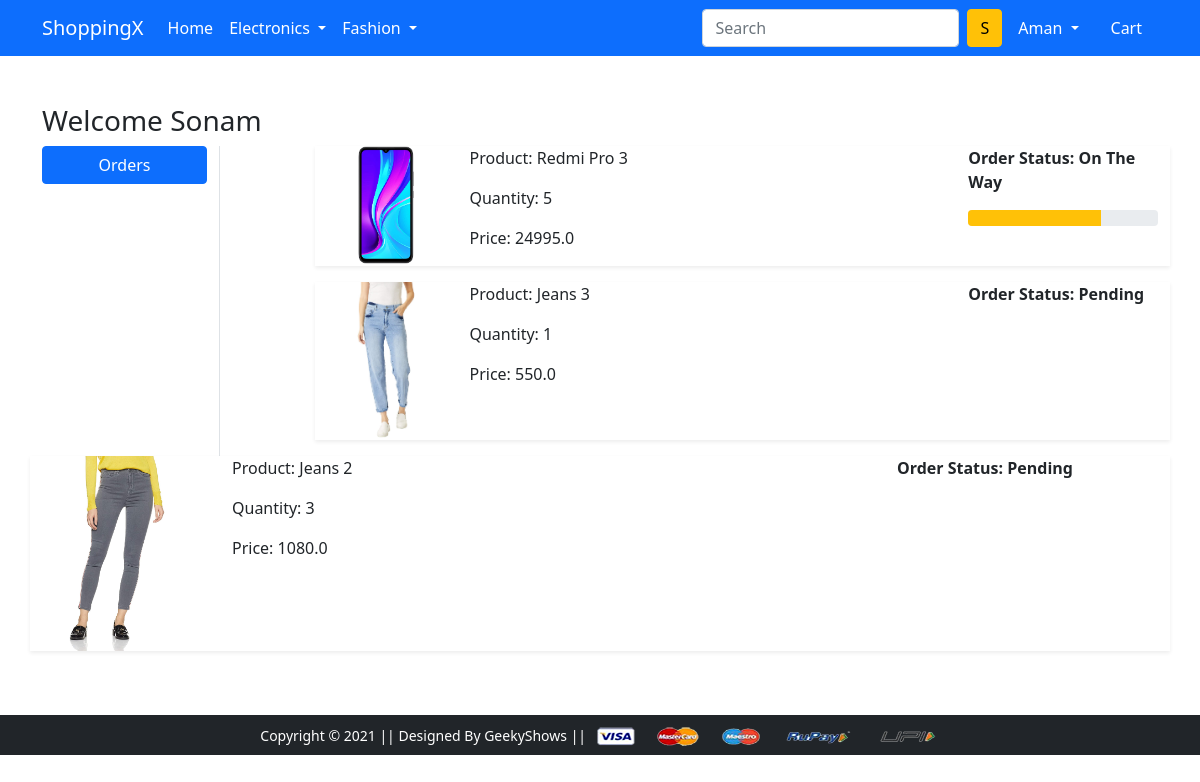
The page /orders/ (signed in) on the database its author committed.
### app/models.py (models this page shows, shortened)
class OrderPlaced(models.Model):
 user = models.ForeignKey(User, on_delete=models.CASCADE)
 customer = models.ForeignKey(Customer, on_delete=models.CASCADE)
 product = models.ForeignKey(Product, on_delete=models.CASCADE)
 quantity = models.PositiveIntegerField(default=1)
 ordered_date = models.DateTimeField(auto_now_add=True)
 status = models.CharField(max_length=50,choices=STATUS_CHOICES,default='Pending')
 @property
 def total_cost(self):
   return self.quantity * self.product.discounted_price

class Product(models.Model):
 title = models.CharField(max_length=100)
 selling_price = models.FloatField()
 discounted_price = models.FloatField()
 description = models.TextField()
 brand = models.CharField(max_length=100)
 category = models.CharField( choices=CATEGORY_CHOICES, max_length=2)
 product_image = models.ImageField(upload_to='productimg')

### app/views.py (the view)
# urls.py: path('orders/', views.orders, name='orders'),
@login_required
def orders(request):
	op = OrderPlaced.objects.filter(user=request.user)
	return render(request, 'app/orders.html', {'order_placed':op})

### app/templates/app/orders.html (shortened to what this page needs)
{% extends 'app/base.html' %}
{% load static %}
{% block main-content %}
<div class="container my-5">
 <div class="row">
 <h3>Welcome Sonam</h3>
  <div class="col-sm-2 border-end">
   <ul class="list-unstyled">
    <li class="d-grid"><a href="{% url 'orders' %}" class="btn btn-primary">Orders</a></li>
   </ul>
  </div>
  <div class="col-sm-9 offset-sm-1">
   <div class="row">
    {% for op in order_placed %}
     <div class="col-sm-12">
      <div class="row shadow-sm mb-3">
       <div class="col-sm-2"><img src="{{op.product.product_image.url}}" alt="" srcset="" class="img-fluid" height="150" width="150"></div>
       <div class="col-sm-7">
        <p>Product: {{op.product.title}}</p>
        <p>Quantity: {{op.quantity}}</p>
        <p>Price: {{op.total_cost}}</p>
       </div>
       <div class="col-sm-3 fw-bold">
        <p>Order Status: {{op.status}}</p>
         {% if op.status == 'On The Way' %}
         <div class="progress">
          <div class="progress-bar bg-warning" role="progressbar" style="width: 70%" aria-valuenow="70" aria-valuemin="0" aria-valuemax="100"></div>
         </div>
         {% endif %}
        </div>
       </div>
      </div>
     </div>
    {% endfor %}
   </div>
{% endblock main-content %}

### app/templates/app/base.html (shortened to what this page needs)
<!doctype html>
{% load static %}
<html lang="en">
  <head>
    <link href="https://cdn.jsdelivr.net/npm/bootstrap@5.0.0-beta1/dist/css/bootstrap.min.css" rel="stylesheet">
    <link rel="stylesheet" href="{% static 'app/css/owl.carousel.min.css' %}">
    <link rel="stylesheet" href="{% static 'app/css/all.min.css' %}">
    <link rel="stylesheet" href="{% static 'app/css/style.css' %}">
  </head>
  <body>
    <nav class="navbar navbar-expand-lg navbar-dark bg-primary">
     <div class="container">
       <a class="navbar-brand" href="/">ShoppingX</a>
       <div class="collapse navbar-collapse" id="navbarSupportedContent">
         <ul class="navbar-nav me-auto mb-2 mb-lg-0">
           <li class="nav-item">
             <a class="nav-link active" aria-current="page" href="/">Home</a>
           </li>
           <li class="nav-item dropdown">
             <a class="nav-link dropdown-toggle text-white" href="#" id="electronicsDropdown" role="button" data-bs-toggle="dropdown" aria-expanded="false">
               Electronics
             </a>
           </li>
           <li class="nav-item dropdown">
             <a class="nav-link dropdown-toggle text-white" href="#" id="fashionDropdown" role="button" data-bs-toggle="dropdown" aria-expanded="false">
               Fashion
             </a>
           </li>
         </ul>
         <form class="d-flex">
           <input class="form-control me-2" type="search" placeholder="Search" aria-label="Search">
           <button class="btn btn-warning" type="submit">S</button>
         </form>
         <div>
          <ul class="navbar-nav me-auto mb-2 mb-lg-0">
          {% if request.user.is_authenticated %}
           <li class="nav-item dropdown mx-2">
              <a class="nav-link dropdown-toggle text-white" href="#" id="profileDropdown" role="button" data-bs-toggle="dropdown" aria-expanded="false">
                {{request.user.username|capfirst}}
              </a>
            </li>
            <li class="nav-item mx-2">
              <a href="{% url 'showcart' %}" class="nav-link text-white"> Cart </a>
            </li>
            {% endif %}
          </ul>
         </div>
       </div>
     </div>
    </nav>
    {% block main-content %} {% endblock main-content %}
    <footer class="container-fluid bg-dark text-center p-2 mt-5">
        <small class="text-white">Copyright &copy; 2021 || Designed By GeekyShows || </small>
        <img src="{% static 'app/images/payment.png' %}" alt="" srcset="" class="img-fluid" height="2px">
    </footer>
  </body>
</html>

### rows shown on the page
OrderPlaced: product.product_image (picture), product "Redmi Pro 3", quantity "5", total_cost "24995.0", status "On The Way"
OrderPlaced: product.product_image (picture), product "Jeans 3", quantity "1", total_cost "550.0", status "Pending"
OrderPlaced: product.product_image (picture), product "Jeans 2", quantity "3", total_cost "1080.0", status "Pending"

### other values the page prints
{{ request.user.username|capfirst }} "Aman"
